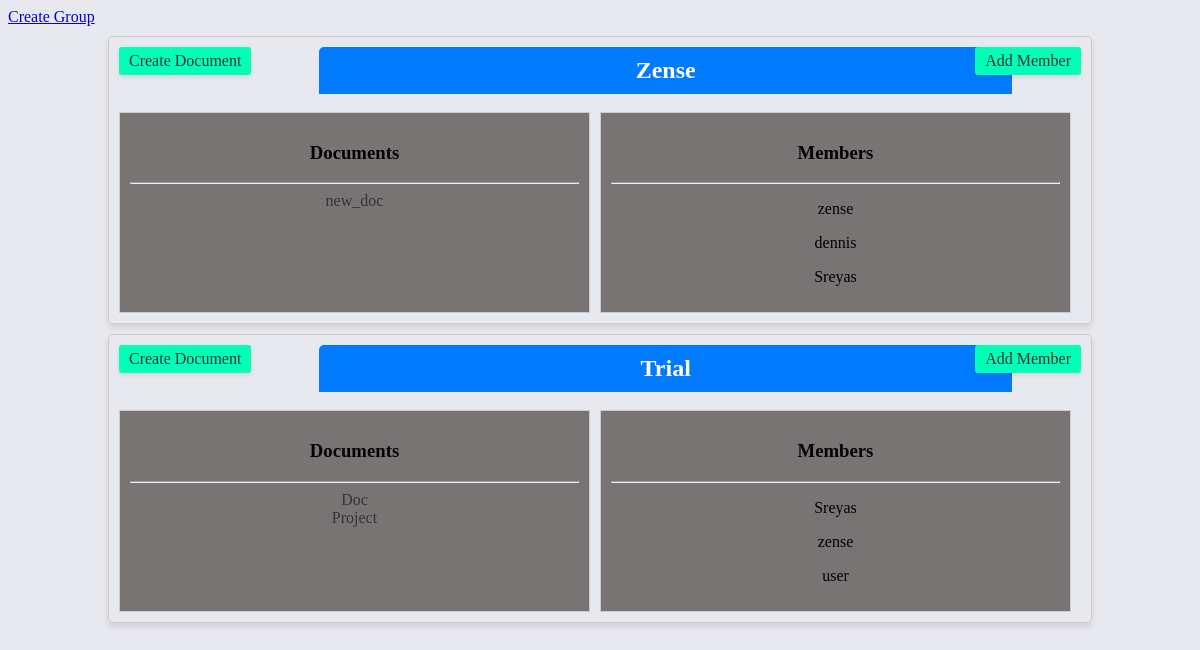
The app's page /home/ (signed in), older data.
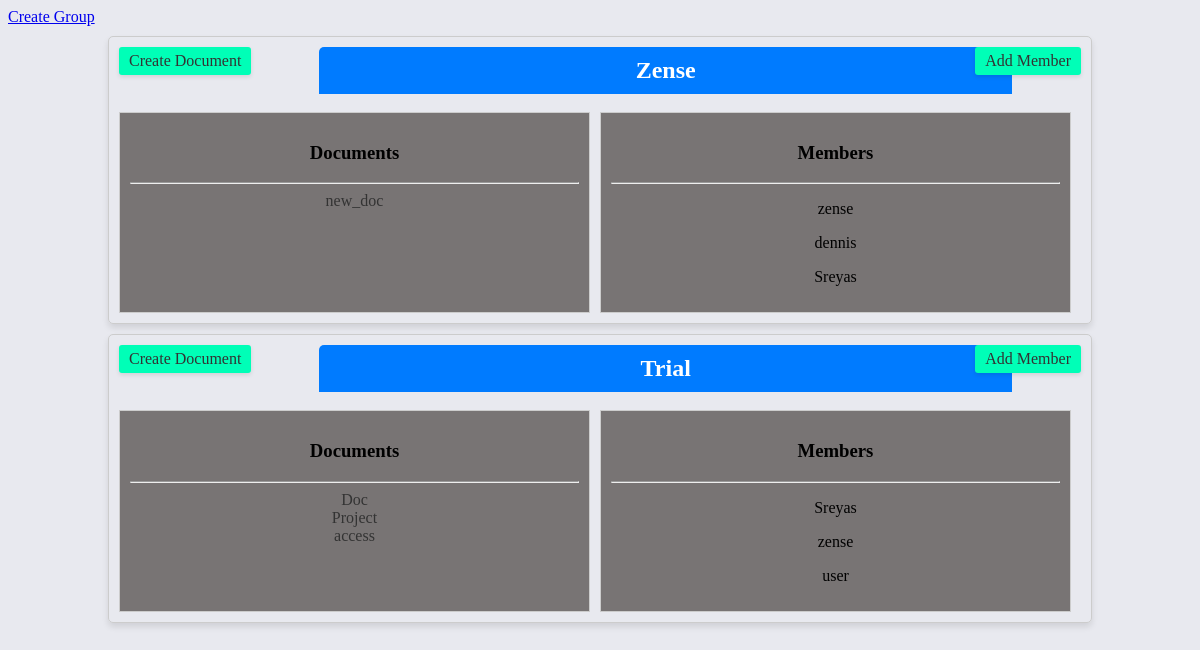
The same page, newer data.
### videoCall/models.py (models this page shows, shortened)
class Group(models.Model):
    name=models.CharField(max_length=100,primary_key=True)
    created = models.DateTimeField(auto_now_add=True)
    doc=models.ManyToManyField(Document,related_name='groups')
    setting=models.CharField(max_length=15,choices=options)
    class Meta:
        ordering = ['-created']

class Profile(models.Model):
    user=models.OneToOneField(User,related_name='profile',on_delete=models.CASCADE)
    groups=models.ManyToManyField(Group,related_name='user_profile')
    admin=models.ManyToManyField(Group,related_name='admin_right')

### liveEdit/models.py (models this page shows, shortened)
class Document(models.Model):
    name = models.CharField(max_length=100)
    content = models.TextField(null=True)
    setting = models.CharField(max_length=15, choices=options)

### videoCall/views.py (the view)
# urls.py: path('home/',views.home,name='home'),
@login_required(login_url='videoCall:login')
def home(request):
    profile=Profile.objects.get(user=request.user)
    return render(request,'home.html',{'groups':profile.groups.all()})

### videoCall/templates/home.html (shortened to what this page needs)
{% extends 'layout.html' %}
{% block content %}
<a href="{% url 'videoCall:createGroup' %}">Create Group</a>
{% for group in groups %}
<div class="card">
    <a href="{% url 'videoCall:lobby' group=group.name %}" class="group">
        <h2>{{ group.name }}</h2>
    </a>
    <div class="add-member-link">
        <a href="{% url 'videoCall:addMember' group=group.name %}">Add Member</a>
    </div>
    <div class="add-doc-link">
        <a href="{% url 'videoCall:addDoc' group=group.name %}">Create Document</a>
    </div>
    <br>
    <div class="table">
        <div class="document">
            <h3> Documents </h3>
            <hr>
            {% for doc in group.doc.all %}
            <a href="{% url 'liveEdit:doc' group=group.name doc=doc.name %}">{{ doc.name }}</a>
            <br>
            {% endfor %}
        </div>
        <div class="document">
            <h3> Members </h3>
            <hr>
            {% for member in group.user_profile.all %}
            <p>{{ member.user.username }}</p>
            {% endfor %}
        </div>
    </div>
</div>
{% endfor %}
{% endblock content %}

Row changes from the older to the newer data that the page shows:
added Document: name "access", shown under Group "Trial"
